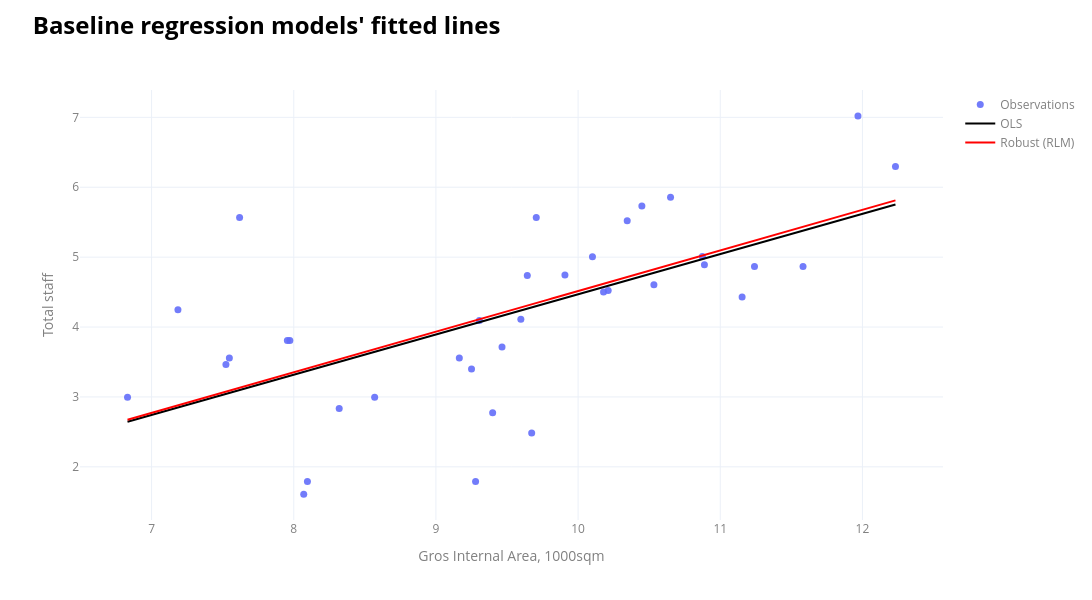

Write notebook code for a chart like this one.
### Code cell
#| include: false
#Plot regression line
x, y = final_x, final_y
cols = ["id","lpa_name","current_occupier"]
df = data_ldn_exstg_regression_m1
ht = "<br>".join([f"{c}: %{{customdata[{i}]}}" for i,c in enumerate(cols)]) + "<extra></extra>"
xl = np.linspace(df[x].min(), df[x].max(), 200)

fig = go.Figure([go.Scatter(x=df[x], y=df[y], mode="markers", marker=dict(size=7,opacity=0.9),
                            name="Observations", customdata=df[cols].to_numpy(), hovertemplate=ht)])
for mdl, name, style in [(m1,"OLS",dict(color="black")),
                         (m1_robust_HuberT,"Robust (RLM)",dict(color="red"))]:
    a,b = mdl.params["const"], mdl.params[x]
    fig.add_trace(go.Scatter(x=xl, y=a+b*xl, mode="lines", line=dict(width=2,**style), name=name))

fig.update_layout(width=1100,height=600,template="plotly_white",
                  title=dict(text="<br><span style='font-size:24px; font-weight:bold; color:%s;'>Baseline regression models' fitted lines</span>"%notes_colour,
                             x=0.03,xanchor="left",y=0.98,yanchor="top"),
                  margin=dict(t=90),legend=dict(font=dict(color=labels_colour)))
fig.update_xaxes(title_text="Gros Internal Area, 1000sqm",title_font=dict(color=labels_colour),tickfont=dict(color=labels_colour))
fig.update_yaxes(title_text="Total staff",title_font=dict(color=labels_colour),tickfont=dict(color=labels_colour))
fig.show(config={
    "toImageButtonOptions": {
        "format": "png",
        "filename": "figure",
        "scale": 4
    }
})

### Figure 1 — Plotly figure (JSON) as saved in the notebook; plotly's stock layout.template omitted (floating-point values rounded to 4 significant figures; data arrays with more than 128 entries replaced by an {"elided": "..."} marker saying what was removed)
{"data": [{"customdata": [["Tower_Hamlets-PA_24_01932_A1", "Tower Hamlets", "Global Switch London"], ["Tower_Hamlets-PA_10_02860", "Tower Hamlets", "Equinix Data Centre"], ["Islington-P2013_1089_FUL", "Islington", "Colt Data Centres"], ["Hounslow-P_2019_3115", "Hounslow", "ServerFarm"], ["Hillingdon-38421_APP_2021_4045", "Hillingdon", "Colt Data Centre Services"], ["Tower_Hamlets-PA_21_02777_A1", "Tower Hamlets", "Global Switch London"], ["Hounslow-P_2007_1897", "Hounslow", null], ["Ealing-PP_2015_0516", "Ealing", "Equinix Data Centre"], ["Havering-P0151_12", "Havering", "Green Mountain"], ["Enfield-LDC_08_0514", "Enfield", "Virtus"], ["Tower_Hamlets-PA_00_00622", "Tower Hamlets", "Telehouse International Corporation of Europe Ltd"], ["Tower_Hamlets-PA_08_01799", "Tower Hamlets", "Telehouse International Corporation of Europe Ltd"], ["Tower_Hamlets-PA_23_01021_NC", "Tower Hamlets", "Equinix Data Centre"], ["Enfield-TP_11_1373", "Enfield", "Sovereign Business Integration plc"], ["Tower_Hamlets-PA_22_01023_NC", "Tower Hamlets", "Telehouse International Corporation of Europe Ltd"], ["Hounslow-P_2011_3272", "Hounslow", "Virtus"], ["Tower_Hamlets-PA_13_00803", "Tower Hamlets", "Digital Realty "], ["Croydon-19_00539_FUL", "Croydon", "Pulsant"], ["Tower_Hamlets-PA_20_02381_NC", "Tower Hamlets", "Echelon"], ["Bexley-23_00960_FUL", "Bexley", "OVH"], ["Camden-2022_3535_P", "Camden", "UCL"], ["Ealing-224110OPDFUL", "Ealing", "Colt Data Centre Services"], ["Bromley-19_04182_FULL1", "Bromley", "Dajon Data Management Ltd"], ["Tower_Hamlets-PA_21_00615_NC", "Tower Hamlets", "Digital Realty "], ["Barking_&_Dagenham-18_00161_FUL", "Barking & Dagenham", "NTT Data Centre"], ["Brent-22_4185", "Brent", null], ["Ealing-250949FUL", "Ealing", "Global Technical Realty"], ["Hillingdon-75111_APP_2020_1955", "Hillingdon", "ARC Data Centres"], ["Hillingdon-75111_APP_2025_739", "Hillingdon", "ARC Data Centres"], ["Hillingdon-78343_APP_2025_719", "Hillingdon", "Colt Data Centre Services"], ["Newham-23_01697_OUT", "Newham", null], ["Newham-24_00088_FUL", "Newham", null], ["Tower_Hamlets-PA_12_00090", "Tower Hamlets", "Digital Realty "], ["Tower_Hamlets-PA_14_00074", "Tower Hamlets", "Telehouse International Corporation of Europe Ltd"], ["Tower_Hamlets-PA_21_02182_A1", "Tower Hamlets", null], ["Tower_Hamlets-PA_24_01450_A1", "Tower Hamlets", "Digital Realty "]], "hovertemplate": "id: %{customdata[0]}<br>lpa_name: %{customdata[1]}<br>current_occupier: %{customdata[2]}<extra></extra>", "marker": {"opacity": 0.9, "size": 7}, "mode": "markers", "name": "Observations", "type": "scatter", "x": [10.21, 9.706, 7.547, 9.399, 10.53, 11.15, 9.279, 10.18, 9.306, 7.972, 7.185, 9.907, 7.619, 7.955, 10.35, 9.674, 9.465, 8.096, 9.597, 8.32, 8.07, 9.165, 6.831, 7.523, 10.87, 10.89, 11.97, 10.65, 9.643, 11.58, 12.23, 11.24, 9.251, 10.1, 10.45, 8.569], "y": [4.522, 5.568, 3.555, 2.773, 4.605, 4.431, 1.792, 4.5, 4.094, 3.807, 4.248, 4.745, 5.568, 3.807, 5.521, 2.485, 3.714, 1.792, 4.111, 2.833, 1.609, 3.555, 2.996, 3.466, 5.011, 4.89, 7.021, 5.858, 4.736, 4.868, 6.295, 4.868, 3.401, 5.004, 5.73, 2.996]}, {"line": {"color": "black", "width": 2}, "mode": "lines", "name": "OLS", "type": "scatter", "x": {"elided": "200 float values"}, "y": {"elided": "200 float values"}}, {"line": {"color": "red", "width": 2}, "mode": "lines", "name": "Robust (RLM)", "type": "scatter", "x": {"elided": "200 float values"}, "y": {"elided": "200 float values"}}], "layout": {"height": 600, "legend": {"font": {"color": "grey"}}, "margin": {"t": 90}, "title": {"text": "<br><span style='font-size:24px; font-weight:bold; color:black;'>Baseline regression models' fitted lines</span>", "x": 0.03, "xanchor": "left", "y": 0.98, "yanchor": "top"}, "width": 1100, "xaxis": {"tickfont": {"color": "grey"}, "title": {"font": {"color": "grey"}, "text": "Gros Internal Area, 1000sqm"}}, "yaxis": {"tickfont": {"color": "grey"}, "title": {"font": {"color": "grey"}, "text": "Total staff"}}}}
